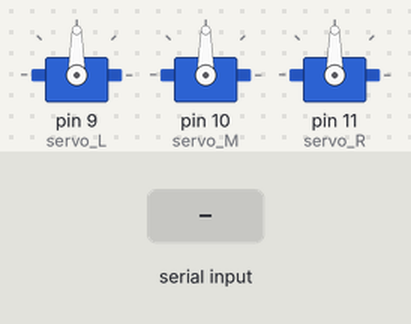
Bench run of a sketch on a simulated Arduino Uno, built with avr-gcc and run on an emulated ATmega328P. Parts: 3 × servo. Inputs (shaded band) come from the test bench.

Above: at 1.2 s.
1.3 s: "1" received over Serial
At 1.6 s:
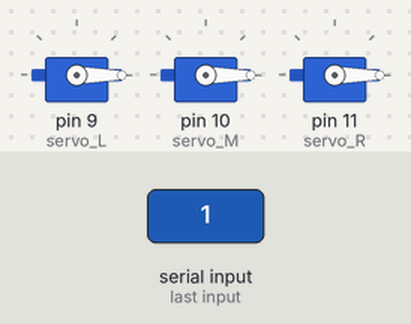
2.8 s: "2" received over Serial
At 3.9 s:
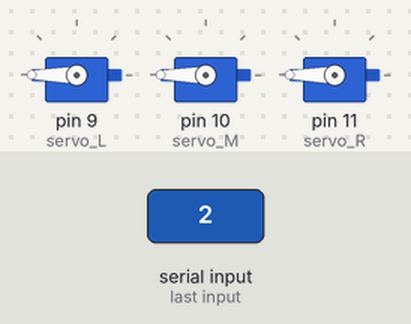
Timing chart, 0 to 5.8 s (numbered marks = the images above; inputs shaded):
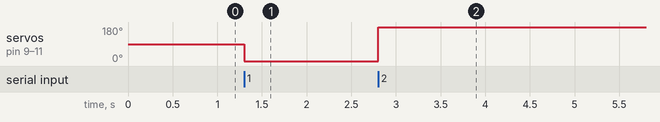

The sketch:

YM20201026_0_SerialServo.ino
```cpp
//NOV21 2020 T.I. Removed unused variable
//NOV21 2020 T.I. Removed serail timeout setting, code refactoring
//OCT30 2020 T.I. code refactoring.
//OCT26 2020 T.I. Fixied incorrect init version

#include<Servo.h>

Servo servo_L;
Servo servo_M;
Servo servo_R;

// Serial cmds table
char Rock_chr='1';
char Scissors_chr='2';
char Paper_chr='3';


char incomingChar = 0;

void setup() {
  // put your setup code here, to run once:


    Serial.begin(9600);

    servo_L.attach(9);
    servo_M.attach(10);
    servo_R.attach(11);
}

void loop() {

  // put your main code here, to run repeatedly:

  incomingChar=0;
  if (Serial.available() > 0)
  {
    // read the incoming byte:
    incomingChar = Serial.read();
  }

  if(Rock_chr==incomingChar)
  {
     //Serial.println("rock");
     servo_L.write(0);
     servo_M.write(0);
     servo_R.write(0);
  }
  else if(Scissors_chr==incomingChar)
  {
     //Serial.println("scissors");
     servo_L.write(180);
     servo_M.write(180);
     servo_R.write(180);
  }
  else if(Paper_chr==incomingChar)
  {
     //Serial.println("paper");
  }


}
```

Measured:
- after the input at 1.3 s, servo on pin 9 (servo_L), servo on pin 10 (servo_M), servo on pin 11 (servo_R): 90° → 0° at once
- after the input at 2.8 s, servo on pin 9 (servo_L), servo on pin 10 (servo_M), servo on pin 11 (servo_R): 0° → 180° at once
